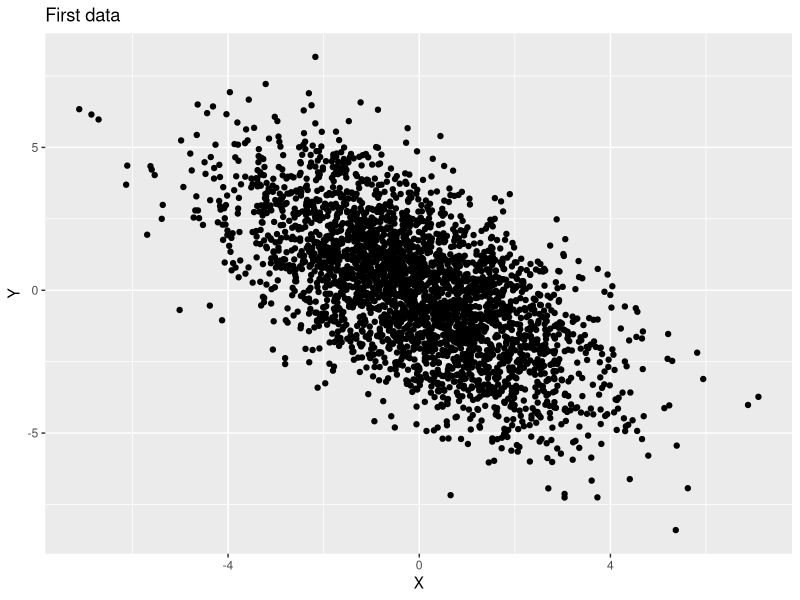
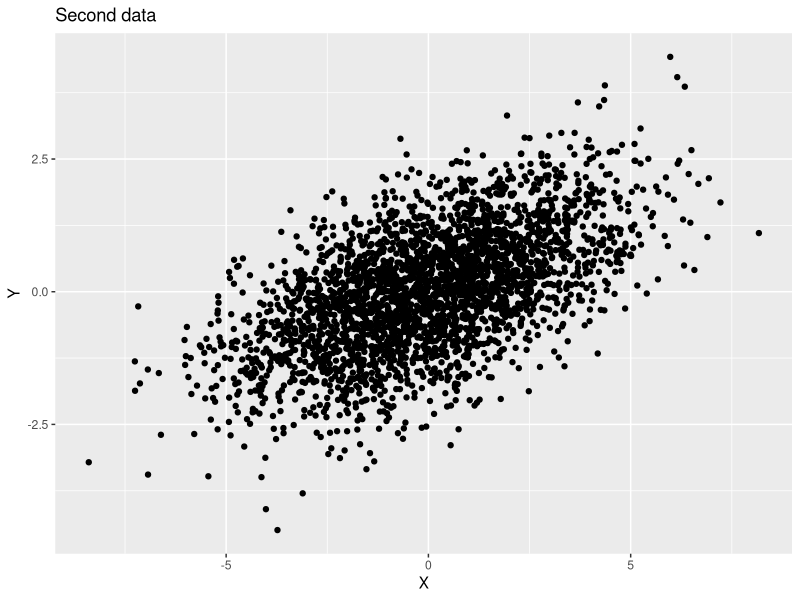
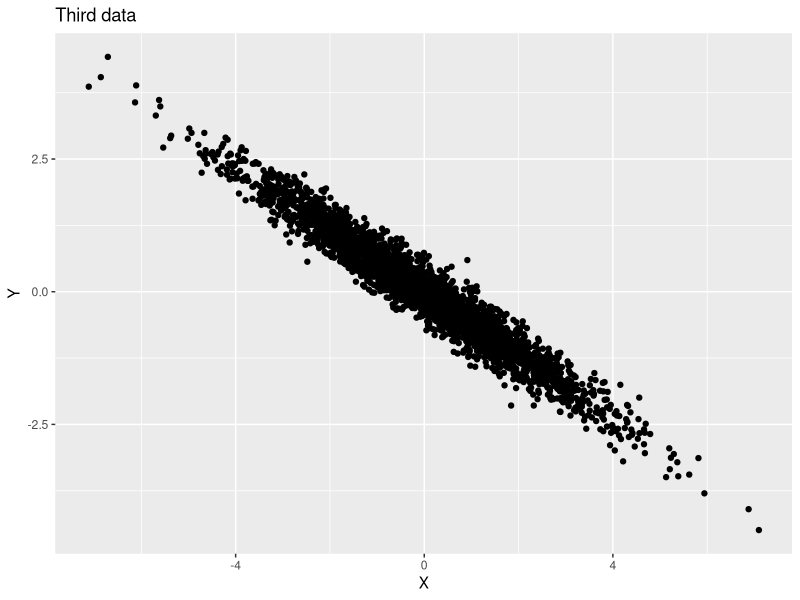
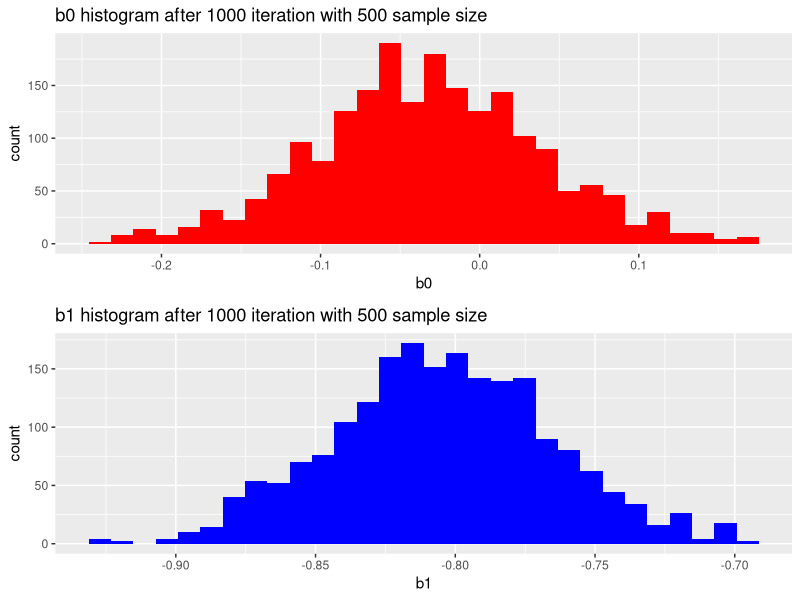
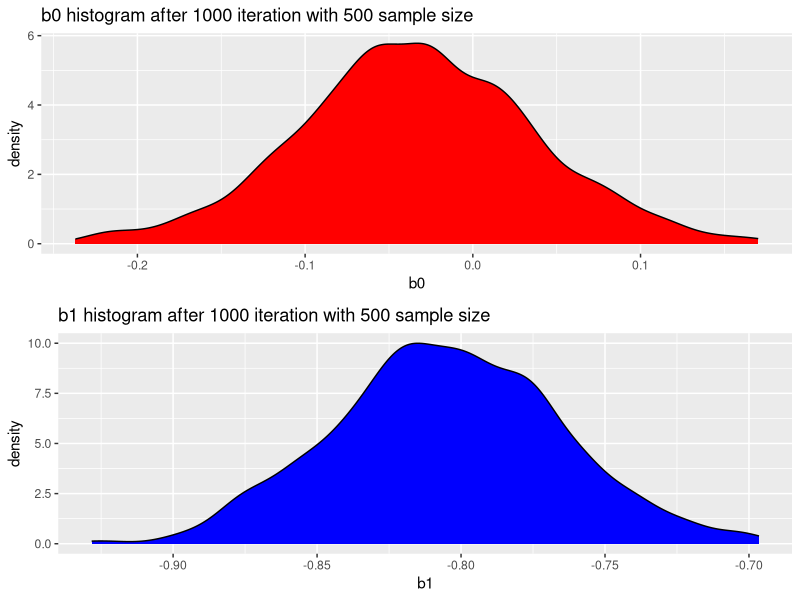
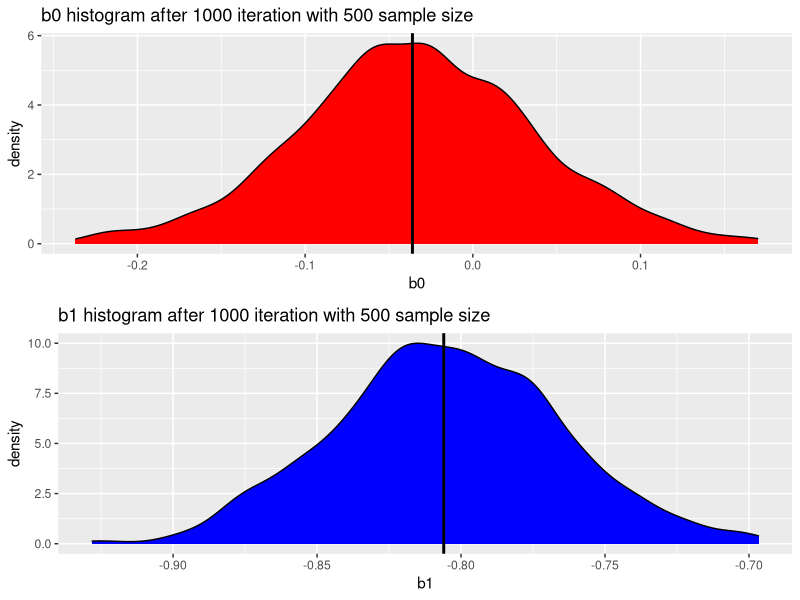
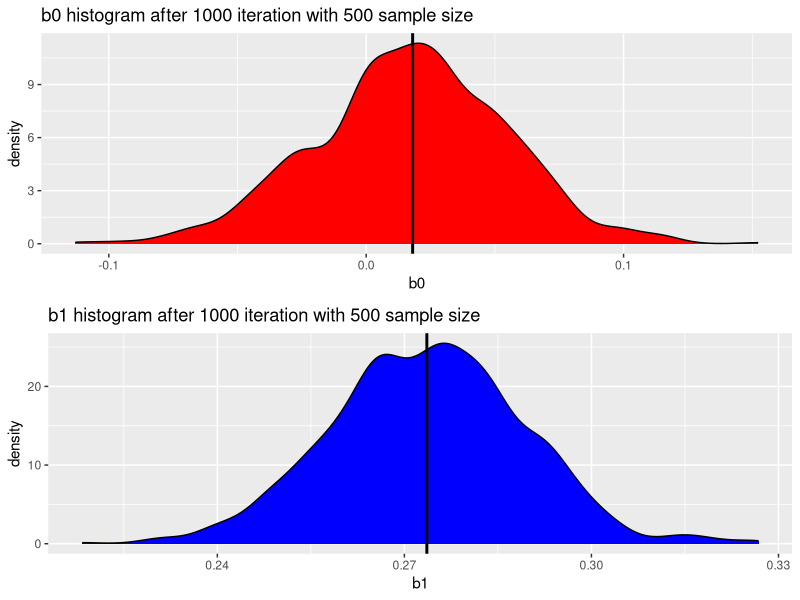
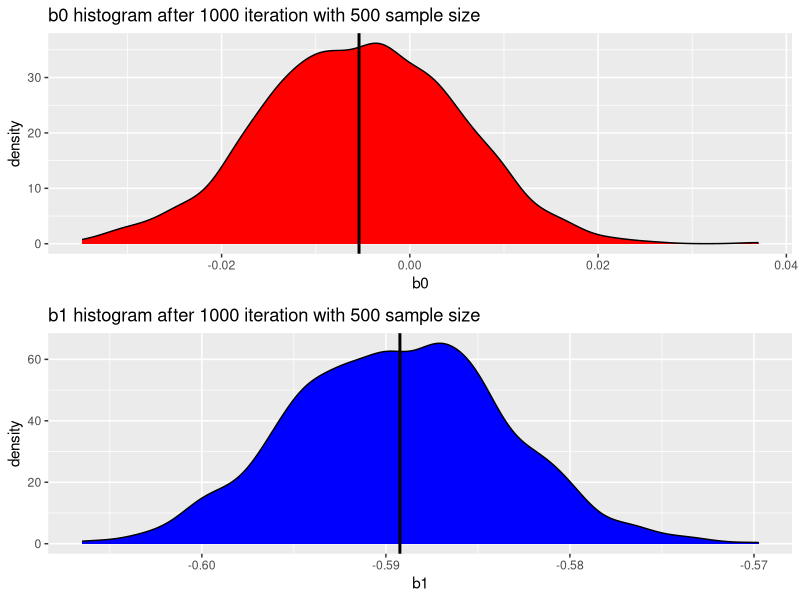

The R script that drew these images, in order:
## ---- chunk 1
knitr::opts_chunk$set(echo = TRUE, warning = F)

require(ggplot2)
require(dplyr)
require(gridExtra)
## ---- chunk 2
df1 <- read.csv('data/1.csv')
df1$X.1 <- NULL

df1 %>% ggplot(aes(X,Y)) + geom_point() + labs(title = "First data")
## ---- chunk 3
df2 <- read.csv('data/2.csv')
df2$X.1 <- NULL

df2 %>% ggplot(aes(X,Y)) + geom_point() + labs(title = "Second data")
## ---- chunk 4
df3 <- read.csv('data/3.csv')
df3$X.1 <- NULL

df3 %>% ggplot(aes(X,Y)) + geom_point() + labs(title = "Third data")
## ---- chunk 5
iter_count <- 1000
sample_size <- 500
df1_bs = data.frame(b0 = numeric(), b1=numeric(), var=numeric(), mean.X = numeric(), mean.Y = numeric(), iter_count = numeric())
set.seed(1)
for (i in 1:iter_count) {
  df_sample <- sample_n(df1, sample_size)
  model <- lm(Y~X, df_sample)
    
  b0 <- coef(model)[1]
  b1 <- coef(model)[2]
  
  df1_bs <- rbind(df1_bs, data.frame(b0 = c(b0), b1 = c(b1),mean.X=mean(df_sample$X), mean.Y = mean(df_sample$Y), var=var(df_sample)))
}

head(df1_bs)
## ---- chunk 6
grid.arrange(
  df1_bs %>% ggplot(aes(b0)) + geom_histogram(fill='red') + labs(xlab="b0", ylab="count", title="b0 histogram after 1000 iteration with 500 sample size"),
  df1_bs %>% ggplot(aes(b1)) + geom_histogram(fill='blue') + labs(xlab="b1", ylab="count", title="b1 histogram after 1000 iteration with 500 sample size")
)
## ---- chunk 7
df1_b0_plot <- df1_bs %>% ggplot(aes(b0)) +
  geom_density(fill='red') +
  labs(xlab="b0", ylab="count", title="b0 histogram after 1000 iteration with 500 sample size")
df1_b1_plot <- df1_bs %>% ggplot(aes(b1)) +
  geom_density(fill='blue') + 
  labs(xlab="b1", ylab="count", title="b1 histogram after 1000 iteration with 500 sample size")

grid.arrange(
  df1_b0_plot,
  df1_b1_plot
)
## ---- chunk 8
model <- lm(Y~X, df1)

df1_b0 <- coef(model)[1]
df1_b1 <- coef(model)[2]

grid.arrange(
  df1_b0_plot + geom_vline(xintercept = df1_b0, color='black', size=1),
  df1_b1_plot + geom_vline(xintercept = df1_b1, color='black', size=1)
)
## ---- chunk 9
set.seed(1)
t.test(x=df1_bs$b0, mu=df1_b0)
## ---- chunk 10
set.seed(1)
t.test(x=df1_bs$b1, mu=df1_b1)
## ---- chunk 11
iter_count <- 1000
sample_size <- 500
df2_bs = data.frame(b0 = numeric(), b1=numeric(), var=numeric(), mean.X = numeric(), mean.Y = numeric(), iter_count = numeric())
df3_bs = data.frame(b0 = numeric(), b1=numeric(), var=numeric(), mean.X = numeric(), mean.Y = numeric(), iter_count = numeric())
set.seed(1)
for (i in 1:iter_count) {
  df_sample <- sample_n(df2, sample_size)
  model <- lm(Y~X, df_sample)
    
  b0 <- coef(model)[1]
  b1 <- coef(model)[2]
  
  df2_bs <- rbind(df2_bs, data.frame(b0 = c(b0), b1 = c(b1),mean.X=mean(df_sample$X), mean.Y = mean(df_sample$Y), var=var(df_sample)))
  
  
  
  df_sample <- sample_n(df3, sample_size)
  model <- lm(Y~X, df_sample)
    
  b0 <- coef(model)[1]
  b1 <- coef(model)[2]
  
  df3_bs <- rbind(df3_bs, data.frame(b0 = c(b0), b1 = c(b1),mean.X=mean(df_sample$X), mean.Y = mean(df_sample$Y), var=var(df_sample)))
}

model <- lm(Y~X, df2)

df2_b0 <- coef(model)[1]
df2_b1 <- coef(model)[2]

model <- lm(Y~X, df3)

df3_b0 <- coef(model)[1]
df3_b1 <- coef(model)[2]
## ---- chunk 12
df2_b0_plot <- df2_bs %>% ggplot(aes(b0)) +
  geom_density(fill='red') +
  labs(xlab="b0", ylab="count", title="b0 histogram after 1000 iteration with 500 sample size")
df2_b1_plot <- df2_bs %>% ggplot(aes(b1)) +
  geom_density(fill='blue') + 
  labs(xlab="b1", ylab="count", title="b1 histogram after 1000 iteration with 500 sample size")

grid.arrange(
  df2_b0_plot + geom_vline(xintercept = df2_b0, color='black', size=1),
  df2_b1_plot + geom_vline(xintercept = df2_b1, color='black', size=1)
)
## ---- chunk 13
set.seed(1)
t.test(x=df2_bs$b0, mu=df2_b0)
## ---- chunk 14
set.seed(1)
t.test(x=df2_bs$b1, mu=df2_b1)
## ---- chunk 15
df3_b0_plot <- df3_bs %>% ggplot(aes(b0)) +
  geom_density(fill='red') +
  labs(xlab="b0", ylab="count", title="b0 histogram after 1000 iteration with 500 sample size")
df3_b1_plot <- df3_bs %>% ggplot(aes(b1)) +
  geom_density(fill='blue') + 
  labs(xlab="b1", ylab="count", title="b1 histogram after 1000 iteration with 500 sample size")

grid.arrange(
  df3_b0_plot + geom_vline(xintercept = df3_b0, color='black', size=1),
  df3_b1_plot + geom_vline(xintercept = df3_b1, color='black', size=1)
)
## ---- chunk 16
set.seed(1)
t.test(x=df3_bs$b0, mu=df3_b0)
## ---- chunk 17
set.seed(1)
t.test(x=df3_bs$b1, mu=df3_b1)
## ---- chunk 18
iter_count <- 10
iter_count_multiplier <- c(10,10,10,5)
sample_size <- 500 
bs = data.frame(b0 = numeric(), b1=numeric(),mean.X = numeric(), mean.Y=numeric(), var.X=numeric(),var.Y = numeric(), iter_count = numeric())
for (j in 1:length(iter_count_multiplier)) {
  set.seed(1)
  for (i in 1:iter_count) {
    df_sample <- sample_n(df1, sample_size)
    model <- lm(Y~X, df_sample)
    
    b0 <- coef(model)[1]
    b1 <- coef(model)[2]
    
    bs <- rbind(bs, data.frame(b0 = c(b0), b1 = c(b1),mean.X=mean(df_sample$X), mean.Y = mean(df_sample$Y), var.X=var(df_sample)[1,'X'], var.Y = var(df_sample)[2,'Y'], iter_count = c(iter_count)))
  }
  iter_count <- iter_count*iter_count_multiplier[j]
}
## ---- chunk 19
grid.arrange(bs %>% 
               ggplot(aes(b0)) + 
               geom_density(fill='red') + 
               geom_vline(xintercept = df1_b0, color='black', size=1) +
               facet_wrap(.~iter_count) + 
               labs(title="b0 by iterations"),
             bs %>%
               ggplot(aes(b1)) + 
               geom_density(fill='blue') + 
               geom_vline(xintercept = df1_b1, color='black', size=1) +
               facet_wrap(.~iter_count)+ 
               labs(title="b1 by iterations"))
## ---- chunk 20
bs %>% group_by(iter_count) %>% summarise(bs.mean.X = mean(mean.X), bs.mean.Y = mean(mean.Y), bs.var.X = mean(var.X), bs.var.Y = mean(var.Y)) %>% cbind(mean.X = mean(df1$X), mean.Y = mean(df1$Y), var.X=var(df1)[1,'X'],var.Y=var(df1)[2,'Y']) %>% select(iter_count, bs.mean.X, mean.X, bs.mean.Y, mean.Y, bs.var.X, var.X, bs.var.Y, var.Y)
